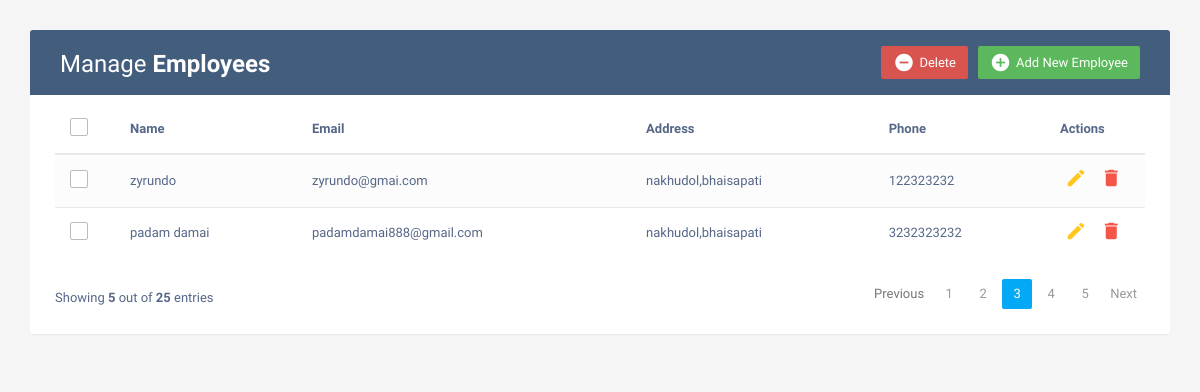
The app's page /, older data.
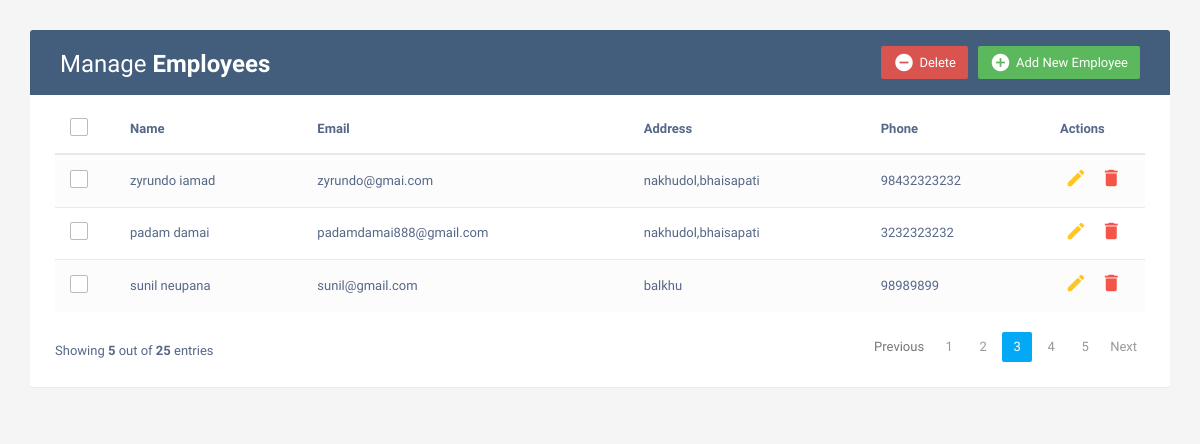
The same page, newer data.
### base/models.py (models this page shows, shortened)
class Employees(models.Model):
    name = models.CharField(max_length=200)
    email = models.EmailField(max_length=180)
    address = models.TextField()
    phone = models.IntegerField()

### base/views.py (the view)
# urls.py: path('', views.home,name="home"),
def home(request):
    employ = Employees.objects.all()
    context = {
        'emp':employ,
    }
    return render(request,'base/home.html',context)

### base/templates/base/home.html (shortened to what this page needs)
{% extends 'main.html' %}
{% block content %}
    <div class="container">
        <div class="table-wrapper">
            <div class="table-title">
                <div class="row">
                    <div class="col-sm-6">
						<h2>Manage <b>Employees</b></h2>
					</div>
					<div class="col-sm-6">
						<a href="#addEmployeeModal" class="btn btn-success" data-toggle="modal"><i class="material-icons">&#xE147;</i> <span>Add New Employee</span></a>
						<a href="#deleteEmployeeModal" class="btn btn-danger" data-toggle="modal"><i class="material-icons">&#xE15C;</i> <span>Delete</span></a>
					</div>
                </div>
            </div>
            <table class="table table-striped table-hover">
                <thead>
                    <tr>
						<th>
							<span class="custom-checkbox">
								<label for="selectAll"></label>
							</span>
						</th>
                        <th>Name</th>
                        <th>Email</th>
						<th>Address</th>
                        <th>Phone</th>
                        <th>Actions</th>
                    </tr>
                </thead>
                <tbody>
                    {% for employ in emp %}
                    <tr>
						<td>
							<span class="custom-checkbox">
								<label for="checkbox1"></label>
							</span>
						</td>
                        <td>{{employ.name}}</td>
                        <td>{{employ.email}}</td>
						<td>{{employ.address}}</td>
                        <td>{{employ.phone}}</td>
                        <td>
                            <a href="#editEmployeeModal-{{forloop.counter}}" class="edit" data-toggle="modal"><i class="material-icons" data-toggle="tooltip" title="Edit">&#xE254;</i></a>
                            <a href="#deleteEmployeeModal-{{forloop.counter}}" class="delete" data-toggle="modal"><i class="material-icons" data-toggle="tooltip" title="Delete">&#xE872;</i></a>
                        </td>
                    </tr>
                    {% endfor %}
                </tbody>
            </table>
			<div class="clearfix">
                <div class="hint-text">Showing <b>5</b> out of <b>25</b> entries</div>
                <ul class="pagination">
                    <li class="page-item disabled"><a href="#">Previous</a></li>
                    <li class="page-item"><a href="#" class="page-link">1</a></li>
                    <li class="page-item"><a href="#" class="page-link">2</a></li>
                    <li class="page-item active"><a href="#" class="page-link">3</a></li>
                    <li class="page-item"><a href="#" class="page-link">4</a></li>
                    <li class="page-item"><a href="#" class="page-link">5</a></li>
                    <li class="page-item"><a href="#" class="page-link">Next</a></li>
                </ul>
            </div>
        </div>
    </div>
    {% endblock content %}

Row changes from the older to the newer data that the page shows:
changed Employees "zyrundo@gmai.com": name "zyrundo" → "zyrundo iamad"; phone "122323232" → "98432323232"
added Employees: name "sunil neupana", email "sunil@gmail.com", address "balkhu", phone "98989899"
